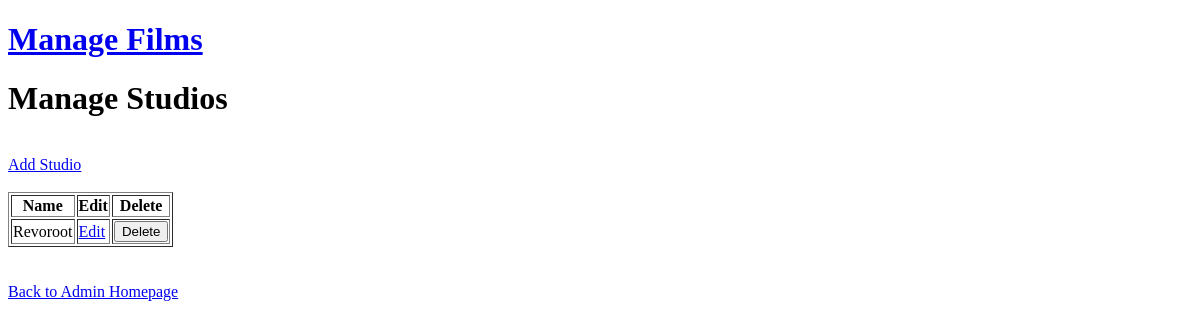
/dashboard-admin/manage-studio/ (signed in), run on an earlier commit of the app's database.
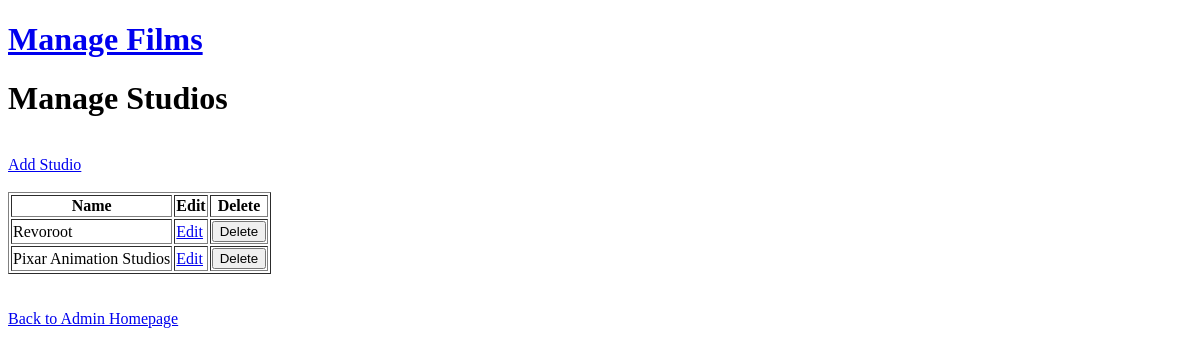
And on a later commit of the database.
### core/StreamingApp/models.py (models this page shows, shortened)
class Studio(models.Model):
    class Meta:
        constraints = [
            UniqueConstraint(
                Lower('studio_name'),
                name='unique_studio_name_case_insensitive'
            )
        ]
    studio_id = models.UUIDField(primary_key=True, default=uuid.uuid4, editable=False)
    studio_name = models.CharField(max_length=255)
    created_at = models.DateTimeField(auto_now_add=True)
    updated_at = models.DateTimeField(auto_now=True)

### core/StreamingApp/views.py (the view)
class ManageStudioView(AdminRequiredView):
    def get(self,request):
        studios = Studio.objects.all()
        return render(request, 'admin/manage_studio.html', {
            'studios' : studios
        })

### core/StreamingApp/views.py (called while the page is built)
    def dispatch(self, request, *args, **kwargs):
        if not request.user.is_authenticated:
            from django.shortcuts import redirect
            from django.urls import reverse
            return redirect(f"{reverse('admin_login')}?next={request.path}")
        return super().dispatch(request, *args, **kwargs)

### core/templates/admin/manage_studio.html (shortened to what this page needs)
{% extends 'base_admin/base_manage_film.html' %}
{% block content %}
<h1>Manage Studios</h1>
<br>
<a href="{% url 'add_studio' %}">Add Studio</a><br><br>
{% if studios %}
    <table border="1">
        <thead>
            <tr>
                <th>Name</th>
                <th>Edit</th>
                <th>Delete</th>
            </tr>
        </thead>
        <tbody>
            {% for studio in studios %}
                <tr>
                    <td>{{ studio.studio_name }}</td>
                    <td><a href="{% url 'edit_studio' studio_id=studio.studio_id %}">Edit</a></td>
                    <td><form method="post" action="{% url 'delete_studio' studio_id=studio.studio_id %}">
                        <button type="submit"
                                onclick="return confirm('Are you sure you want to delete {{ studio.studio_name }}')">
                            Delete
                        </button>
                    </form></td>
                </tr>
            {% endfor %}
        </tbody>
    </table>
{% else %}
    <p>No studios found.</p>
{% endif %}
<br><br>
<a href="{% url 'admin_homepage' %}">Back to Admin Homepage</a>
{% endblock %}

What changed in the data, as far as the page shows it:
added Studio: studio_name "Pixar Animation Studios"
